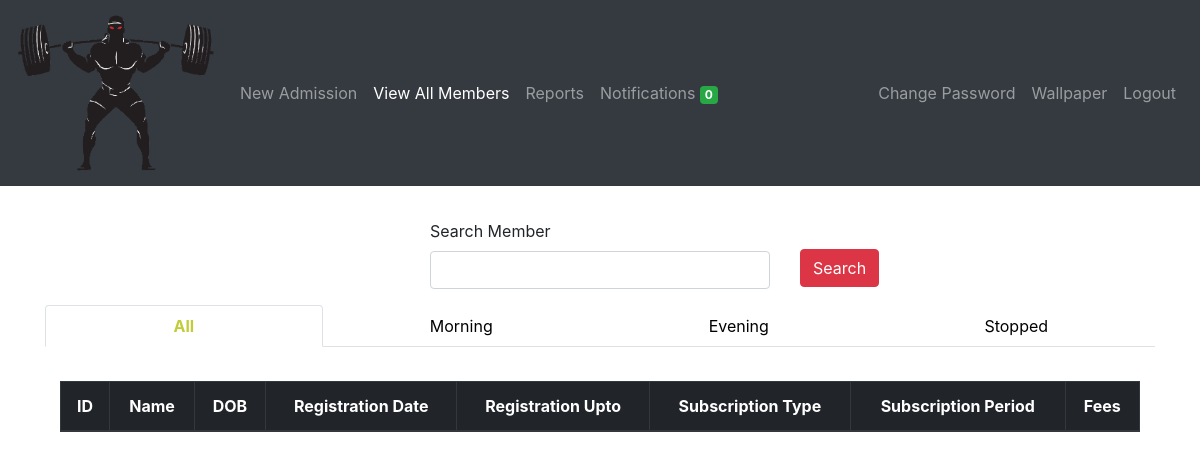
The page /members/view/ (signed in) on the database as committed earlier.
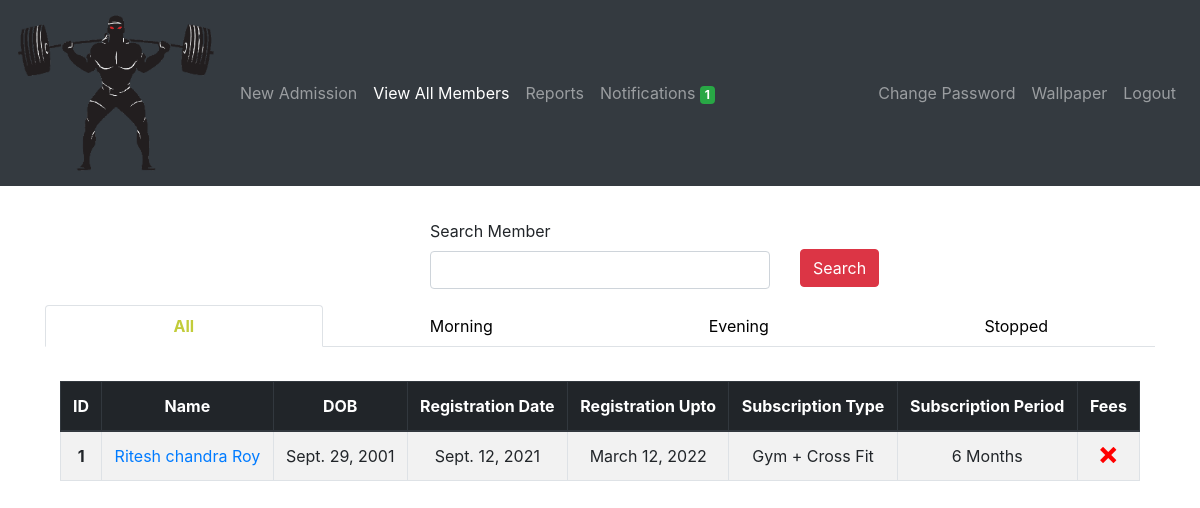
The same page on the database as committed later.
### members/models.py (models this page shows, shortened)
class Member(models.Model):
    member_id = models.AutoField(primary_key=True)
    first_name = models.CharField(('First Name'), max_length=50)
    last_name = models.CharField(('Last Name'), max_length=50)
    mobile_number = models.CharField(('Mobile Number'), max_length=10, unique=True)
    email = models.EmailField(null=True, blank=True)
    address = models.CharField(max_length=300, blank=True)
    medical_history = models.CharField(('Medical History'), max_length=300, blank=True, default='None')
    admitted_on = models.DateField(auto_now_add=True)
    registration_date = models.DateField(('Registration Date'), default='dd/mm/yyyy')
    registration_upto = models.DateField()
    dob = models.DateField(default='dd/mm/yyyy')
    subscription_type  = models.CharField(
                                ('Subscription Type'),
                                max_length=30,
                                choices=SUBSCRIPTION_TYPE_CHOICES,
                                default=SUBSCRIPTION_TYPE_CHOICES[0][0]
                            )
    subscription_period = models.CharField(
                                ('Subscription Period'),
                                max_length=30,
                                choices=SUBSCRIPTION_PERIOD_CHOICES,
                                default=SUBSCRIPTION_PERIOD_CHOICES[0][0]
                            )
    amount = models.CharField(max_length=30)
    fee_status = models.CharField(
                                ('Fee Status'),
                                max_length=30,
                                choices=FEE_STATUS,
                                default=FEE_STATUS[0][0]
                            )
    batch = models.CharField(
                                max_length=30,
                                choices=BATCH,
                                default=BATCH[0][0]
                            )
    photo = models.FileField(upload_to='photos/', blank=True)
    notification = models.IntegerField(default=2, blank=True)
    stop = models.IntegerField(('Status'), choices=STATUS, default=STATUS[0][0], blank=True)

### members/views.py (the view)
# urls.py: path('view/', login_required(views.view_member), name='view_member'),
def view_member(request):
    view_all = Member.objects.filter(stop=0).order_by('first_name')
    paginator = Paginator(view_all, 100)
    try:
        page = request.GET.get('page', 1)
        view_all = paginator.page(page)
    except PageNotAnInteger:
        view_all = paginator.page(1)
    except EmptyPage:
        view_all = paginator.page(paginator.num_pages)
    search_form = SearchForm()
    evening = Member.objects.filter(batch='evening', stop=0).order_by('first_name')
    morning = Member.objects.filter(batch='morning', stop=0).order_by('first_name')
    stopped = Member.objects.filter(stop=1).order_by('first_name')
    context = {
        'all': view_all,
        'morning': morning,
        'evening': evening,
        'stopped': stopped,
        'search_form': search_form,
        'subs_end_today_count': get_notification_count(),
    }
    return render(request, 'view_member.html', context)

### members/models.py (shortened to what this page needs)
class SearchForm(forms.Form):
    search = forms.CharField(label='Search Member', max_length=100, required=False)

### members/templatetags/tags.py (called while the page is built)
@register.filter(name='add_css')
def add_css(field, css):
    return field.as_widget(attrs={"class": css})

### notifications/config.py (called while the page is built)
def get_notification_count():
    NOTIF_COUNT = Member.objects.filter(
        registration_upto__gte=datetime.datetime.now(),
        registration_upto__lte=datetime.date.today() + datetime.timedelta(days=1),
        notification=1).exclude(stop=1)
    PENDING_COUNT = Member.objects.filter(fee_status='pending', notification=1).exclude(stop=1)
    return (NOTIF_COUNT | PENDING_COUNT).distinct().count()

### members/templates/view_member.html (shortened to what the changed rows need)
{% extends 'base.html' %}
{% load tags %}
{% load static %}
{% block content %}
{% if result %}
  <div class="container" style="margin-top: 3%">
      <table class="table table-striped table-bordered">
        <thead class="text-center thead-dark">
          <tr>
            <th scope="col">ID</th>
            <th scope="col">Name</th>
            <th scope="col">DOB</th>
            <th scope="col">Registration Date</th>
            <th scope="col">Registration Upto</th>
            <th scope="col">Subscription Type</th>
            <th scope="col">Subscription Period</th>
            <th scope="col">Fees</th>
            <th scope="col">Delete User</th>
          </tr>
        </thead>
        <tbody class="text-center">
          {% for member in result %}
            <tr>
              <th scope="row">{{ forloop.counter }}</th>
              <td><a href="/members/update/{{ member.member_id }}">{{ member.first_name }} {{ member.last_name }}</a></td>
              <td>{{ member.dob }}</td>
              <td>{{ member.registration_date }}</td>
              <td>{{ member.registration_upto }}</td>
              <td>{{ member.get_subscription_type_display }}</td>
              <td>{{ member.subscription_period }} Months</td>
              <td>
                  {% if member.fee_status == 'paid' %}
                  <span class="icon-checkmark" style="color: green"></span>
                  {% else %}
                  <span class="icon-cross" style="color: red"></span>
                  {% endif %}
              </td>
              <td><a href="/members/delete/{{ member.member_id }}/"><button class="btn btn-danger" onclick="return confirm('Are you sure you want to delete this? This will permanently delete the record!')">Delete</button></a></td>
            </tr>
          {% endfor %}
          </tbody>
      </table>
  </div>
{% else %}
  <div class="tab-content" id="myTabContent">
    <div class="tab-pane fade show active" id="all" role="tabpanel" aria-labelledby="home-tab">
      <div class="container" style="margin-top: 3%">
          <table class="table table-striped table-bordered">
            <thead class="text-center thead-dark">
              <tr>
                <th scope="col">ID</th>
                <th scope="col">Name</th>
                <th scope="col">DOB</th>
                <th scope="col">Registration Date</th>
                <th scope="col">Registration Upto</th>
                <th scope="col">Subscription Type</th>
                <th scope="col">Subscription Period</th>
                <th scope="col">Fees</th>
              </tr>
            </thead>
            <tbody class="text-center">
              {% for member in all %}
                <tr>
                  <th scope="row">{{ all.start_index|add:forloop.counter0  }}</th>
                  <td><a href="/members/update/{{ member.member_id }}">{{ member.first_name }} {{ member.last_name }}</a></td>
                  <td>{{ member.dob }}</td>
                  <td>{{ member.registration_date }}</td>
                  <td>{{ member.registration_upto }}</td>
                  <td>{{ member.get_subscription_type_display }}</td>
                  <td>{{ member.subscription_period }} Months</td>
                  <td>
                      {% if member.fee_status == 'paid' %}
                      <span class="icon-checkmark" style="color: green"></span>
                      {% else %}
                      <span class="icon-cross" style="color: red"></span>
                      {% endif %}
                  </td>
                </tr>
              {% endfor %}
              </tbody>
          </table>
      </div>
    </div>
  </div>
{% endif %}
{% endblock %}

Rows that differ between the two databases and show on the page:
added Member: start_index|add "1", first_name "Ritesh chandra", last_name "Roy", dob "Sept. 29, 2001", registration_date "Sept. 12, 2021", registration_upto "March 12, 2022", subscription_type "Gym + Cross Fit", subscription_period "6", fee_status "pending" (drawn)
Other text that changed with them:
{{ subs_end_today_count }}: "0" → "1"
